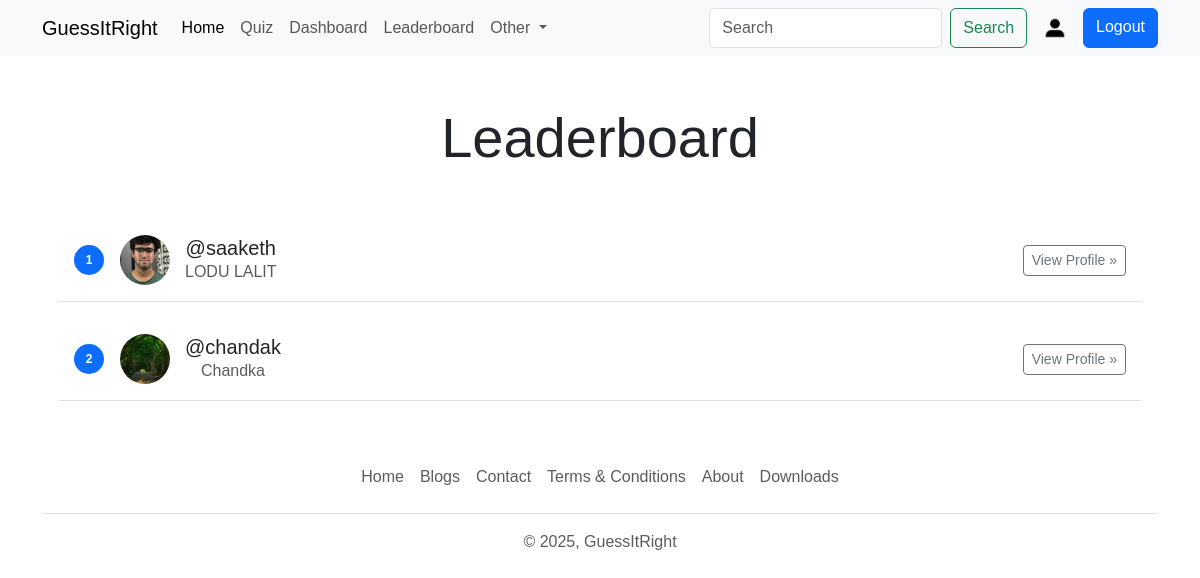
Page /leaderboard (signed in) on the earlier database version.
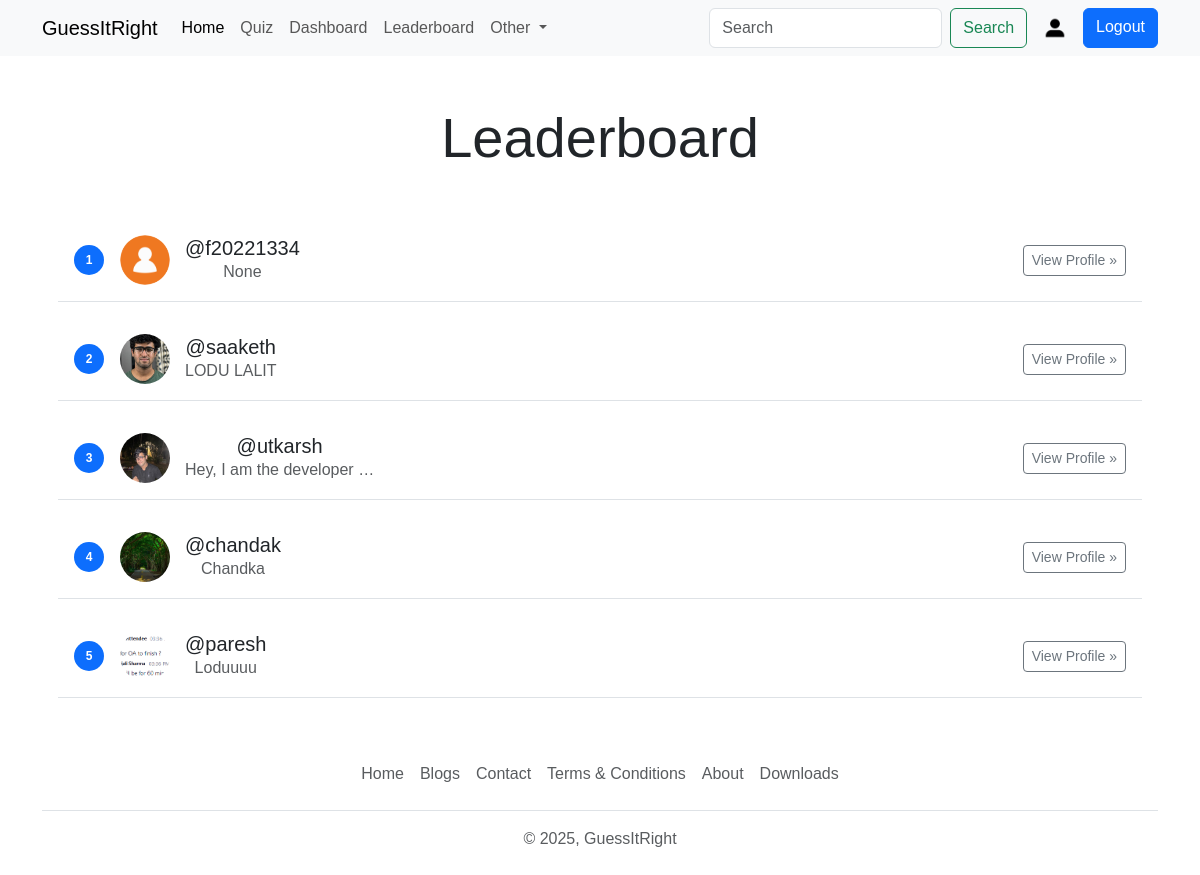
Same page on the later database version.
### quiz/models.py (models this page shows, shortened)
class UserRank(models.Model) :
      user = models.OneToOneField(User, on_delete=models.CASCADE)
      rank = models.IntegerField(null=True, blank=True)
      total_score = models.IntegerField(null=True, blank=True)

### account/models.py (models this page shows, shortened)
class Profile(models.Model):
    user = models.OneToOneField(User, on_delete=models.CASCADE, null=True, verbose_name= 'User Object')
    bio = models.TextField(blank=True, null=True)
    profile_image = models.ImageField(upload_to='profile_images', default='user.png', blank=True, null= True, verbose_name='Profile Picture')
    location = models.CharField(max_length=100, blank=True, null= True, verbose_name= 'Location')
    GENDER = [
        ('male', 'male') ,
        ('Female', 'Female'),
        ('Other', 'Other')
    ]
    gender = models.CharField(max_length=6, choices = GENDER, blank=True, null=True)

### base/views.py (the view)
# urls.py: path('leaderboard', views.leaderboard_view, name = 'leaderboard') ,
@login_required
def leaderboard_view(request) :
    user_object = User.objects.get(username = request.user)
    user_profile = Profile.objects.get(user = user_object)
    leaderboard_users = UserRank.objects.order_by('rank')
    context = {"user_profile" : user_profile, "leaderboard_users" : leaderboard_users}
    return render(request, "leaderboard.html", context)

### templates/leaderboard.html (shortened to what this page needs)
{%extends 'index.html' %}
{% block content %}
    <div class="container text-center">
        <h1 class="display-4 text-center my-5">Leaderboard</h1>
        <div class="row row-cols-1 mx-3">
            {% if leaderboard_users|length == 0 %}
            <div class="col">
                <h4 class="text-center text-danger">No Users Available on Leaderboard</h4>
            </div>
            {% else %}
            {% for rank in leaderboard_users %}
            <div class="col mb-3 p-3 border-bottom">
                <div class="d-flex align-items-center">
                    <div class="position-relative me-3">
                        <span class="badge bg-primary rounded-pill" style="width: 30px; height: 30px; display: flex; align-items: center; justify-content: center;">{{forloop.counter}}</span>
                    </div>
                    <div class="d-flex align-items-center" style="width: 100%;">
                        <div style="width: 50px; height: 50px; overflow: hidden; border-radius: 50%; margin-right: 15px;">
                            <img src="{{rank.user.profile.profile_image.url}}" class="img-fluid" style="width: 100%; height: 100%; object-fit: cover;">
                        </div>
                        <div>
                            <h5 class="mb-0">@{{rank.user.username}}</h5>
                            <p class="mb-0 text-muted">{{rank.user.profile.bio|truncatewords:5}}</p>
                        </div>
                        <div class="ms-auto">
                            <a class="btn btn-outline-secondary btn-sm" href="{% url 'profile' rank.user.username %}">View Profile »</a>
                        </div>
                    </div>
                </div>
            </div>
            {% endfor %}
            {% endif %}
        </div>
{% endblock content %}

Differences in the rows shown:
added UserRank: user.profile.profile_image (placeholder picture), user.username "f20221334", user.profile.bio "None"
added UserRank: user.profile.profile_image (picture), user.username "utkarsh", user.profile.bio "Hey, I am the developer …"
added UserRank: user.profile.profile_image (picture), user.username "paresh", user.profile.bio "Loduuuu"
